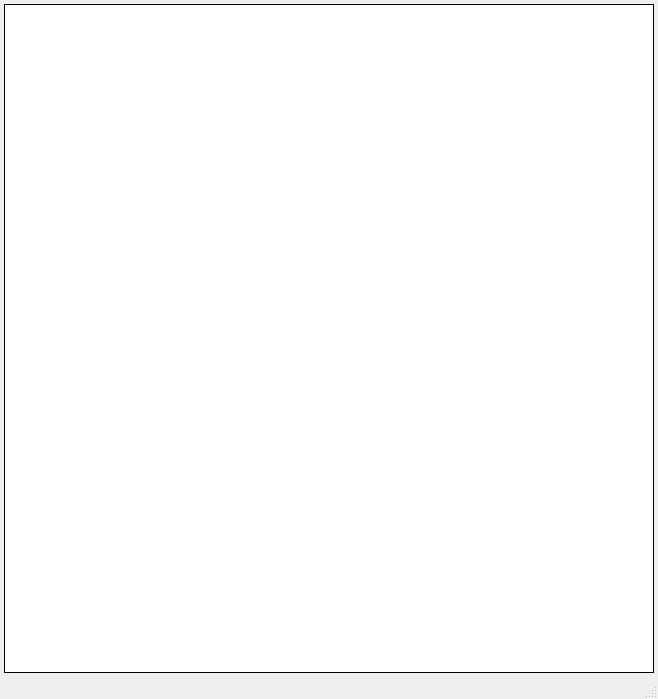
<?xml version="1.0" encoding="UTF-8"?>
<ui version="4.0">
 <class>MainWindow</class>
 <widget class="QMainWindow" name="MainWindow">
  <property name="geometry">
   <rect>
    <x>0</x>
    <y>0</y>
    <width>658</width>
    <height>699</height>
   </rect>
  </property>
  <property name="windowTitle">
   <string>MainWindow</string>
  </property>
  <widget class="QWidget" name="centralwidget">
   <layout class="QVBoxLayout" name="verticalLayout">
    <property name="spacing">
     <number>2</number>
    </property>
    <property name="margin">
     <number>4</number>
    </property>
    <item>
     <widget class="QGraphicsView" name="graphicsView">
      <property name="sizePolicy">
       <sizepolicy hsizetype="Preferred" vsizetype="Preferred">
        <horstretch>0</horstretch>
        <verstretch>0</verstretch>
       </sizepolicy>
      </property>
      <property name="frameShape">
       <enum>QFrame::Box</enum>
      </property>
      <property name="frameShadow">
       <enum>QFrame::Plain</enum>
      </property>
     </widget>
    </item>
   </layout>
  </widget>
  <widget class="QMenuBar" name="menubar">
   <property name="geometry">
    <rect>
     <x>0</x>
     <y>0</y>
     <width>658</width>
     <height>22</height>
    </rect>
   </property>
  </widget>
  <widget class="QStatusBar" name="statusbar"/>
 </widget>
 <resources/>
 <connections/>
</ui>
